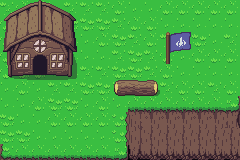

Below is a game level as drawn by its tile map, then a one-line description and the .tmx file that defines it, in full:
An orthogonal 15x10 tile map with 16x16 px tiles, 2 tile layers (Base, Buildings).

<map version="1.8" tiledversion="1.8.1" orientation="orthogonal" renderorder="right-down" width="15" height="10" tilewidth="16" tileheight="16" infinite="0" nextlayerid="3" nextobjectid="1">
 <tileset firstgid="1" source="Overworld.tsx" />
 <layer id="1" name="Base" width="15" height="10">
  <data encoding="csv">
368,369,369,409,368,368,368,369,409,409,369,369,369,369,369,
369,369,409,408,408,408,408,368,369,369,409,409,409,409,409,
369,409,408,408,409,409,369,408,368,369,368,408,408,409,368,
369,368,368,408,409,409,409,368,408,368,369,409,369,369,369,
369,408,408,409,409,368,368,408,408,368,369,409,409,409,409,
409,369,409,368,368,408,408,409,369,408,368,369,369,368,369,
409,409,369,408,408,409,369,406,446,446,446,446,446,446,447,
408,409,409,369,369,369,369,407,485,486,486,486,486,486,487,
408,408,409,409,409,409,409,407,525,526,526,526,526,526,526,
445,446,446,446,446,446,446,447,565,566,566,566,566,566,566
</data>
 </layer>
 <layer id="2" name="Buildings" width="15" height="10">
  <data encoding="csv">
7,8,9,10,11,0,0,0,0,0,0,0,0,0,0,
47,48,49,50,51,0,0,0,0,0,0,0,0,0,0,
87,88,89,90,91,0,0,0,0,0,1172,1173,0,0,0,
127,128,129,130,131,0,0,0,0,0,1212,1213,0,0,0,
167,168,169,170,171,0,0,0,0,0,0,0,0,0,0,
0,0,0,0,0,0,0,204,205,206,0,0,0,0,0,
0,0,0,0,0,0,0,0,0,0,0,0,0,0,0,
0,0,0,0,0,0,0,0,0,0,0,0,0,0,0,
0,0,0,0,0,0,0,0,0,0,0,0,0,0,0,
0,0,0,0,0,0,0,0,0,0,0,0,0,0,0
</data>
 </layer>
</map>
